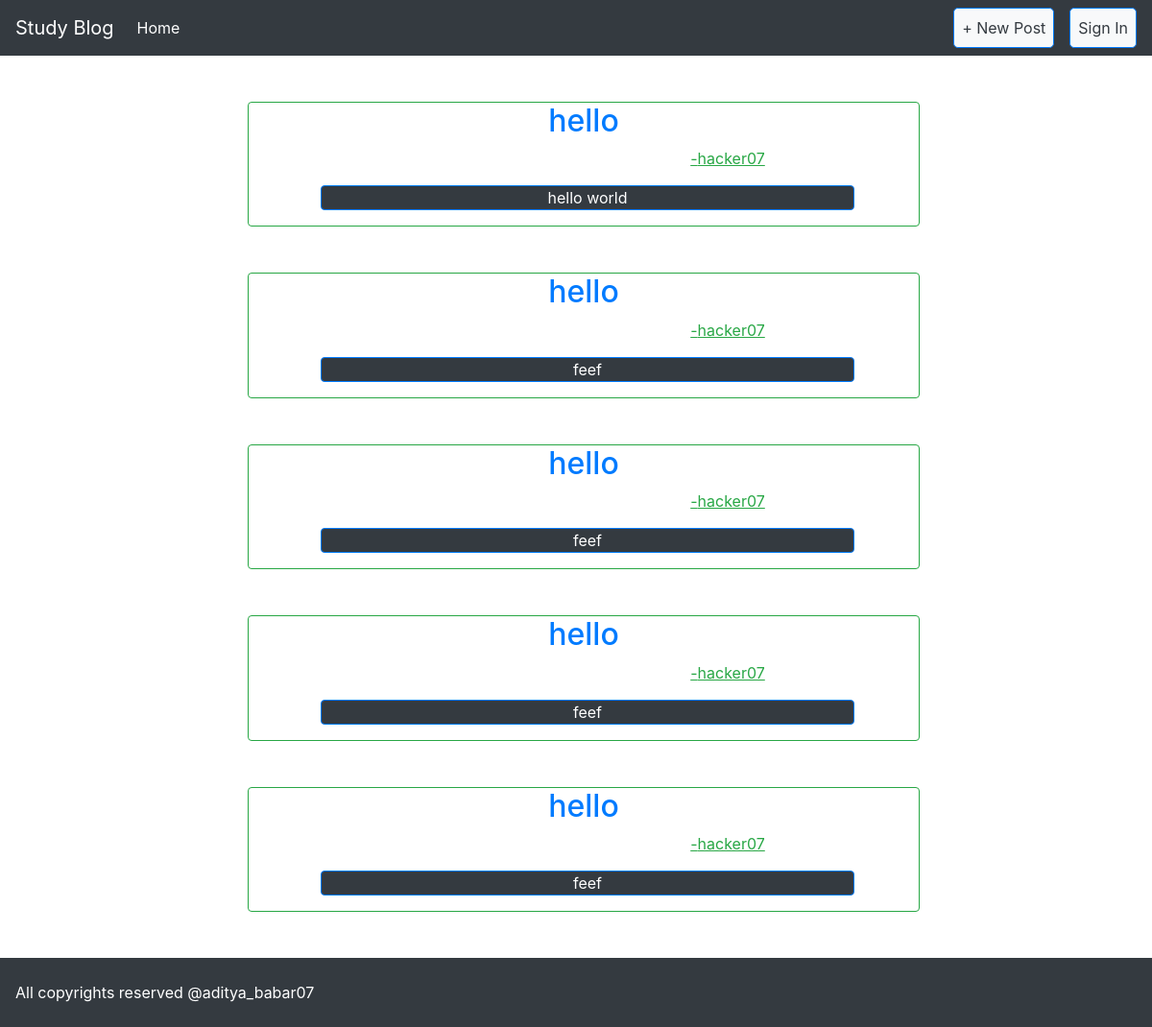
/, run on an earlier commit of the app's database.
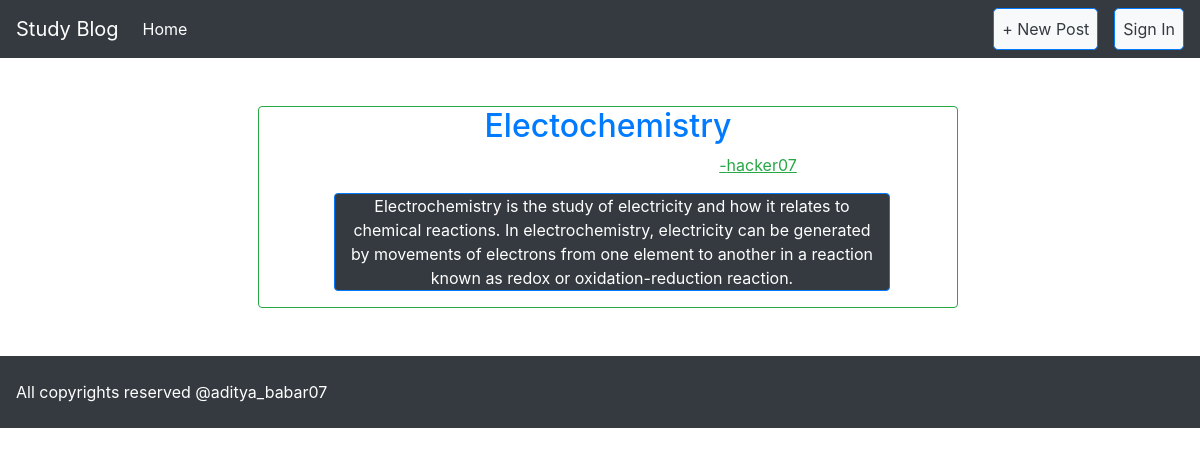
And on a later commit of the database.
### blog/models.py (models this page shows, shortened)
class Post(models.Model):
    title = models.CharField(max_length=200)
    author = models.ForeignKey(
        'auth.user',
        on_delete = models.CASCADE,
    )
    body = models.TextField()

### blog/views.py (the view)
class BlogListView(ListView):
    model = Post
    template_name = 'home.html'

### blog/templates/home.html
{% extends 'base.html' %}
{% block content %}
{% for post in object_list %}
<center class='mt-5'>
    <div class='post-entry ml-3 border border-success rounded col-7'>
        <h2><a href="{% url 'post_detail' post.pk %}">{{ post.title }}</a></h2>
        <t class="text-success" style="margin-left: 300px;"><u>-{{ post.author }}</u></t>
        <p class="ml-2 border border-primary rounded bg-dark text-white col-10 mt-3">
            {{ post.body }}</p>
    </div>
</center>
{% endfor %}
{% endblock content %}3

### blog/templates/base.html (shortened to what this page needs)
{% load static %}
<!DOCTYPE html>
<html lang="en">
<head>
    <link rel="stylesheet" href="https://stackpath.bootstrapcdn.com/bootstrap/4.5.2/css/bootstrap.min.css"
>
    <link href="{% static 'css/bootstrap.css' %}" rel="stylesheet">
    <link href="{% static 'css/base.css' %}" rel="stylesheet">
</head>
<body>
    <header>
        <nav class="navbar navbar-expand-lg navbar-dark bg-dark">
            <a class="navbar-brand" href="{% url 'home' %}">Study Blog</a>
            <div class="collapse navbar-collapse" id="navbarSupportedContent">
                <ul class="navbar-nav mr-auto">
                    <li class="nav-item active">
                        <a class="nav-link" href="{% url 'home' %}">Home <span class="sr-only">(current)</span></a>
                    </li>
                </ul>
                <form class="form-inline my-2 my-lg-0">
                    <a href="{% url 'post_new' %}"
                        class="mr-3 border rounded-lg border-primary py-2 px-2 bg-light text-dark">+ New Post</a>
                    <a href="https://study-blog07.herokuapp.com/admin/"
                        class="border border-primary rounded-lg py-2 px-2 bg-light text-dark ">Sign In</a>
                </form>
            </div>
        </nav>
    </header>
    <div>
        {% block content %}
        {% endblock content %}
    </div>
    <footer class="bg-dark text-white py-4 mt-5 ">
        <div class="ml-3">All copyrights reserved @aditya_babar07</div>
    </footer>
</body>
</html>

What changed in the data, as far as the page shows it:
removed Post: title "hello", author "hacker07", body "hello world"
removed Post: title "hello", author "hacker07", body "feef"
removed Post: title "hello", author "hacker07", body "feef"
removed Post: title "hello", author "hacker07", body "feef"
removed Post: title "hello", author "hacker07", body "feef"
added Post: title "Electochemistry", author "hacker07", body "Electrochemistry is the study of electricity and how it relates to chemical reactions. In electrochemistry, electricity can be generated by movements of electrons from one element to another in a reaction known as redox or oxidation-reduction reaction."
